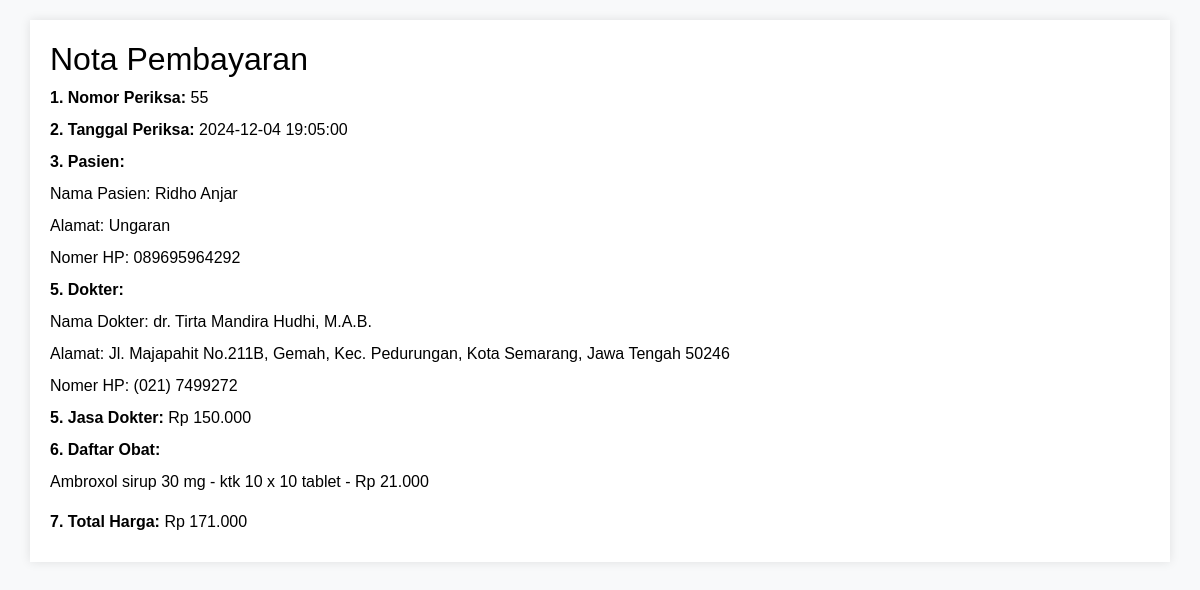
The page /nota.php?id_invoice=55 on the database its author committed.
### tables this page shows
CREATE TABLE `periksa` (
  `id` int(11) NOT NULL,
  `id_pasien` int(11) NOT NULL,
  `id_dokter` int(11) NOT NULL,
  `tgl_periksa` datetime NOT NULL,
  `catatan` text NOT NULL,
  `id_obat` text NOT NULL
);

CREATE TABLE `pasien` (
  `id` int(11) NOT NULL,
  `nama` varchar(255) DEFAULT NULL,
  `alamat` varchar(255) DEFAULT NULL,
  `no_hp` varchar(50) DEFAULT NULL
);

CREATE TABLE `dokter` (
  `id` int(11) NOT NULL,
  `nama` varchar(255) DEFAULT NULL,
  `alamat` varchar(255) DEFAULT NULL,
  `no_hp` varchar(50) DEFAULT NULL
);

CREATE TABLE `obat` (
  `id` int(11) NOT NULL,
  `nama_obat` varchar(255) DEFAULT NULL,
  `kemasan` varchar(100) DEFAULT NULL,
  `harga` int(11) DEFAULT NULL
);

### koneksi.php (called while the page is built, shortened)
<?php
$databaseHost = 'localhost';
$databaseName = 'db_poliklinik';
$databaseUsername = 'root';
$databasePassword = '';
$mysqli = mysqli_connect($databaseHost, $databaseUsername, $databasePassword, $databaseName);
function getPeriksaInfo($periksaId) {
    global $mysqli;
    $result = mysqli_query($mysqli, "SELECT * FROM periksa WHERE id = '$periksaId'");
    $periksaInfo = mysqli_fetch_assoc($result);
    return $periksaInfo;
}
function getSelectedObatsInfo($selectedObats) {
    global $mysqli;
    $selectedObatsStr = implode(',', $selectedObats);
    $result = mysqli_query($mysqli, "SELECT * FROM obat WHERE id IN ($selectedObatsStr)");
    $selectedObatsInfo = mysqli_fetch_all($result, MYSQLI_ASSOC);
    return $selectedObatsInfo;
}
function getDoctorInfo($doctorId) {
    global $mysqli;
    $query = "SELECT * FROM dokter WHERE id = '$doctorId'";
    $result = mysqli_query($mysqli, $query);
    return mysqli_fetch_assoc($result);
}
function getPatientInfo($patientId) {
    global $mysqli;
    $query = "SELECT * FROM pasien WHERE id = '$patientId'";
    $result = mysqli_query($mysqli, $query);
    return mysqli_fetch_assoc($result);
}
?>

### nota.php (the view, shortened to what this page needs)
<?php
include_once("koneksi.php");
$periksaId = $_GET['id_invoice'];
$periksaInfo = getPeriksaInfo($periksaId);
$selectedObats = explode(",", $periksaInfo['id_obat']);
$selectedObatsInfo = getSelectedObatsInfo($selectedObats);
$jasaDokter = 150000;
$patientId = $periksaInfo['id_pasien'];
$patientInfo = getPatientInfo($patientId);
$doctorId = $periksaInfo['id_dokter'];
$doctorInfo = getDoctorInfo($doctorId);
$totalInvoice = $jasaDokter;
foreach ($selectedObatsInfo as $obat) {
    $totalInvoice += $obat['harga'];
}
?>
<!DOCTYPE html>
<html lang="en">
<head>
    <link rel="stylesheet" href="assets/css/bootstrap.css">
    <link href="https://cdn.jsdelivr.net/npm/bootstrap@5.0.2/dist/css/bootstrap.min.css" rel="stylesheet">
</head>
</head>
<body class="body">
    <div class="container">
        <h2>Nota Pembayaran</h2>
        <p><strong>1. Nomor Periksa:</strong> <?php echo isset($periksaInfo['id']) ? $periksaInfo['id'] : ''; ?></p>
        <p><strong>2. Tanggal Periksa:</strong> <?php echo isset($periksaInfo['tgl_periksa']) ? $periksaInfo['tgl_periksa'] : ''; ?></p>
        <p><strong>3. Pasien:</strong></h4>
        <p>Nama Pasien: <?php echo $patientInfo['nama']; ?></p>
        <p>Alamat: <?php echo $patientInfo['alamat']; ?></p>
        <p>Nomer HP: <?php echo $patientInfo['no_hp']; ?></p>
        <p><strong>5. Dokter:</strong></p>
        <p>Nama Dokter: <?php echo $doctorInfo['nama']; ?></p>
        <p>Alamat: <?php echo $doctorInfo['alamat']; ?></p>
        <p>Nomer HP: <?php echo $doctorInfo['no_hp']; ?></p>
        <p><strong>5. Jasa Dokter:</strong> Rp <?php echo number_format($jasaDokter, 0, ',', '.'); ?></p>
        <p><strong>6. Daftar Obat:</strong></p>
        <ul>
            <?php foreach ($selectedObatsInfo as $obat): ?>
                <li><?php echo $obat['nama_obat'] . ' - ' . $obat['kemasan'] . ' - Rp ' . number_format($obat['harga'], 0, ',', '.'); ?></li>
            <?php endforeach; ?>
        </ul>
        <p><strong>7. Total Harga:</strong> Rp <?php echo number_format($totalInvoice, 0, ',', '.'); ?></p>
    </div>
</body>
</html>

### nota.php (style rules this page uses)
body { font-family: 'Arial', sans-serif; background-color: #f8f9fa; }
.container { background-color: #fff; padding: 20px; margin-top: 20px; box-shadow: 0 0 10px rgba(0, 0, 0, 0.1); }
h2 { color: black; }
p { margin-bottom: 8px; color: black; }
ul { list-style: none; padding: 0; }
li { margin-bottom: 4px; color: black; }
strong { color: black; }

### rows shown on the page
periksa: id "55", tgl_periksa "2024-12-04 19:05:00"
pasien: nama "Ridho Anjar", alamat "Ungaran", no_hp "089695964292"
dokter: nama "dr. Tirta Mandira Hudhi, M.A.B.", alamat "Jl. Majapahit No.211B, Gemah, Kec. Pedurungan, Kota Semarang, Jawa Tengah 50246", no_hp "(021) 7499272"
obat: nama_obat "Ambroxol sirup 30 mg", kemasan "ktk 10 x 10 tablet", harga "21.000"

### other values the page prints
$jasaDokter "150.000"
$totalInvoice "171.000"
